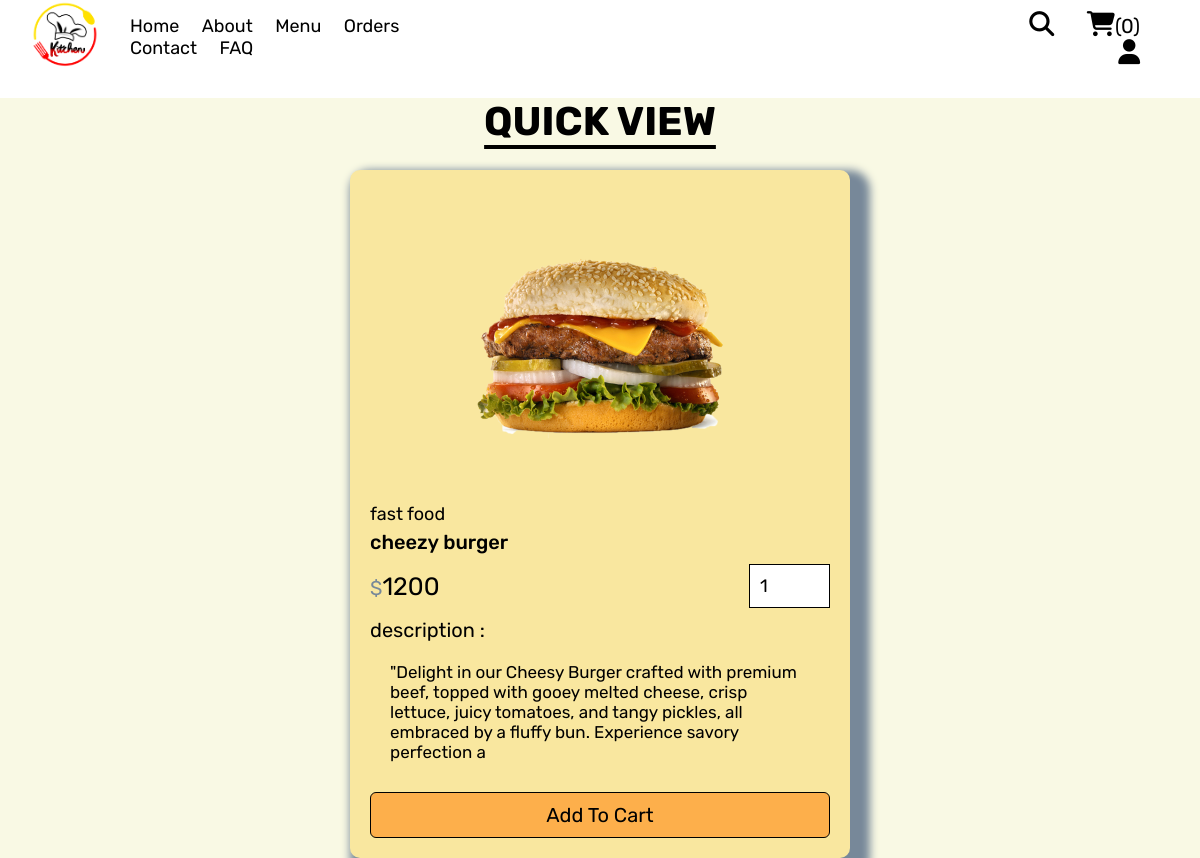
The page /quick_view.php?pid=1 on the database its author committed.
### tables this page shows
CREATE TABLE IF NOT EXISTS `products` (
  `id` int NOT NULL AUTO_INCREMENT,
  `name` varchar(100) NOT NULL,
  `category` varchar(100) NOT NULL,
  `price` int NOT NULL,
  `image` varchar(100) NOT NULL,
  `description` varchar(500) NOT NULL,
  PRIMARY KEY (`id`)
);

### quick_view.php (the view, shortened to what this page needs)
<?php
include 'component/connect.php';
?>
<!DOCTYPE html>
<html lang="en">
<head>
   <link rel="stylesheet" href="https://cdnjs.cloudflare.com/ajax/libs/font-awesome/6.1.1/css/all.min.css">
   <link rel="stylesheet" href="css/style.css">
</head>
<body>
<?php include 'component/user_header.php'; ?>
<div class="color">
<section class="quick-view">
   <h1 class="title">quick view</h1>
   <?php
      $pid = $_GET['pid'];
      $select_products = $conn->prepare("SELECT * FROM `products` WHERE id = ?");
      $select_products->execute([$pid]);
      if($select_products->rowCount() > 0){
         while($fetch_products = $select_products->fetch(PDO::FETCH_ASSOC)){
   ?>
   <form action="" method="post" class="box">
      <img src="uploaded_img/<?= $fetch_products['image']; ?>" alt="">
      <a href="category.php?category=<?= $fetch_products['category']; ?>" class="cat"><?= $fetch_products['category']; ?></a>
      <div class="name"><?= $fetch_products['name']; ?></div>
      <div class="flex">
         <div class="price"><span>$</span><?= $fetch_products['price']; ?></div>
         <input type="number" name="qty" class="qty" min="1" max="99" value="1" maxlength="2">
      </div>
      <div class="d1">description : </h3>
      <div class="description"><?= $fetch_products['description']; ?></div>
      <button type="submit" name="add_to_cart" class="cart-btn">add to cart</button>
   </form>
   <?php
         }
      }else{
         echo '<p class="empty">no products added yet!</p>';
      }
   ?>
</section>
</div>
</body>
</html>

### css/style.css (style rules this page uses)
* { font-family:'Rubik',sans-serif; margin:0; padding:0; box-sizing:border-box; outline:none; border:none; text-decoration:none; }
html { font-size:62.5%; scroll-behavior:smooth; stop-opacity:7rem; }
.color { background-color:#F9F9E4 ; }
.title { text-align: center; margin-bottom:2.5rem; margin-top:2.5rem; font-size:4rem; color: black; text-transform:uppercase; text-decoration: underline; text-underline-offset:1rem; margin-top:2.5rem; }
.quick-view form { background-color:#F9E79F ; border-radius:10px; box-shadow: 10px 10px 8px 10px lightslategray ; max-width: 50rem; padding:2rem; position: relative; margin:0 auto; }
.quick-view form img { height: 30rem; width: 100%; object-fit: contain; margin-bottom: 1rem; }
.quick-view form .cat { font-size: 1.8rem; color:black; }
.quick-view form .name { font-size: 2rem; margin:.5rem 0; font-weight: 500; }
.quick-view form .flex { display: flex; justify-content: space-between; align-items: center; gap:1.5rem; margin:1rem 0; }
.quick-view form .flex .price { font-size: 2.5rem; color:black; }
.quick-view form .flex .price span { font-size: 2rem; color:lightslategray; }
.quick-view form .flex .qty { border:1px solid black; padding:1rem; font-size: 1.8rem; color:black; }
.quick-view form .cart-btn { width: 100%; padding:1rem 3rem; text-align: center; border:1px solid black; border-radius:6px; font-size: 2rem; color:black; cursor: pointer; text-transform: capitalize; background-color:#FDAF4B; margin-top: 1rem; }
.quick-view form .d1 { font-size:2rem; font-weight:100px; }
.quick-view form .description { padding:2rem; font-size:1.7rem; }

### rows shown on the page
products: image (picture), category "fast food", name "cheezy burger", price "1200", description "\"Delight in our Cheesy Burger crafted with premium beef, topped with gooey melted cheese, crisp lettuce, juicy tomatoes, and tangy pickles, all embraced by a fluffy bun. Experience savory perfection a"

### other values the page prints
$total_cart_items "0"
